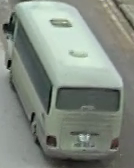
#> input picture trainingset/bus/20170323.0720-0735_300.png_0.png, 134 x 168 px; its folder holds only this picture in this run
$ jupyter execute --allow-errors Ex2.ipynb
#> lines starting #> are read from the running program, lines starting #| are printed output that depends on the picture
[cell 1]
import warnings
warnings.filterwarnings("ignore")

import os
import numpy as np
import cv2
from cv2 import xfeatures2d
import matplotlib.pyplot as plt
import pickle
import sklearn

from sklearn.cluster import KMeans
from scipy.spatial.distance import cdist

[cell 2]
def load_image(image_path):
    return cv2.imread(image_path)

[cell 3]
def statistic():
    label = []
    num_images = []
    for lab in os.listdir('trainingset'):
        label.append(lab)
        num_images.append(len(os.listdir(os.path.join('trainingset', lab))))

    return label, num_images

[cell 4]
label, num_images = statistic()

y_pos = np.arange(len(label))

plt.barh(y_pos, num_images, align='center', alpha=0.5)
plt.yticks(y_pos, label)
plt.show()
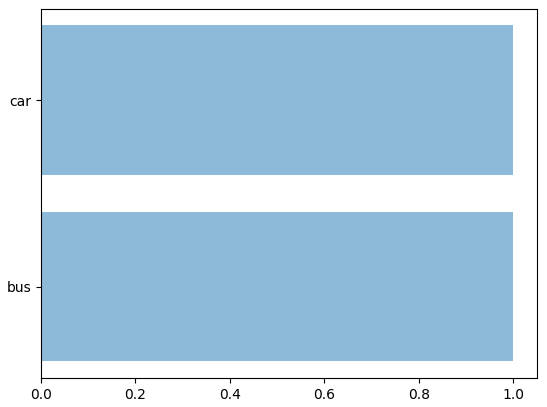
#> figure drawn by matplotlib, 1 panel

print('Total images: %d' %(sum(num_images)))

[cell 5]
def read_data(label2id):
    X = []
    Y = []

    for label in os.listdir('trainingset'):
        for img_file in os.listdir(os.path.join('trainingset', label)):

            img = load_image(os.path.join('trainingset', label, img_file))
#> in load_image, returned value is the input picture: shape (168, 134, 3); mean B, G, R 128.8, 138.4, 130
            X.append(img)
            Y.append(label2id[label])
    return X, Y

[cell 6]
# Label to id, used to convert string label to integer
label2id = {'pedestrian':0, 'moto':1, 'truck':2, 'car':3, 'bus':4}
X, Y = read_data(label2id)
#> X = 2 items; Y = [4, 3]
print(len(X))
#| 2
print(len(Y))
#| 2
print(X[0].shape)
#| (168, 134, 3)
print(Y[0])
#| 4

[cell 7]
def extract_sift_features(X):
    image_descriptors = []
    sift = cv2.xfeatures2d.SIFT_create()

    for i in range(len(X)):
        kp, des = sift.detectAndCompute(X[i], None)

        image_descriptors.append(des)
#> this loop made 2 passes
#> after the loop, image_descriptors = 2 items


    return image_descriptors

[cell 8]
image_descriptors = extract_sift_features(X)
#> image_descriptors = 2 items
print(len(image_descriptors))
#| 2
print(type(image_descriptors[0][0]))
#| <class 'numpy.ndarray'>
#> (the rest of this cell did not finish here and is left out)

[cell 9]
all_descriptors = []
for descriptors in image_descriptors:
    if descriptors is not None:
        for des in descriptors:
            all_descriptors.append(des)
#> after the loop, all_descriptors = 130 items
print('Total number of descriptors: %d' %(len(all_descriptors)))
#| Total number of descriptors: 130

[cell 10]
def kmeans_bow(all_descriptors, num_clusters):
    bow_dict = []
    kmeans = KMeans(n_clusters=num_clusters).fit(all_descriptors)
    bow_dict = kmeans.cluster_centers_

    return bow_dict

[cell 11]
num_clusters = 5
if not os.path.isfile('bow_dictionary150.pkl'):
    BoW = kmeans_bow(all_descriptors, num_clusters)
    pickle.dump(BoW, open('bow_dictionary150.pkl', 'wb'))
else:
    BoW = pickle.load(open('bow_dictionary150.pkl', 'rb'))
#> (reads bow_dictionary150.pkl from the repository)
#| (109, 128)

print(len(BoW))
print(type(BoW[0]))

[cell 12]
from scipy.spatial.distance import cdist

[cell 13]
def create_features_bow(image_descriptors, BoW, num_clusters):
#> called with BoW = array of shape (5, 128), num_clusters = 5
    X_features = []

    for i in range(len(image_descriptors)):
        features = np.array([0] * num_clusters)

        if image_descriptors[i] is not None:
            distance = cdist(image_descriptors[i], BoW)

            argmin = np.argmin(distance, axis=1)

            for j in argmin:
                features[j] += 1


        X_features.append(features)
#> this loop made 2 passes
#> after the loop, X_features = [[36, 17, 23, 13, 20], [6, 2, 5, 6, 2]]


    return X_features

[cell 14]
print(image_descriptors[0].shape)
print(BoW[0].shape)
X_features = create_features_bow(image_descriptors, BoW, num_clusters)
#> X_features = [[36, 17, 23, 13, 20], [6, 2, 5, 6, 2]]
print(len(X_features))
#| 2
print(X_features[0])
#| [36 17 23 13 20]
print(sum(X_features[0]))
#| 109
print(image_descriptors[0].shape[0])
#| 109

[cell 15]
print(len(X_features))
#| 2
print(len(Y))
#| 2

[cell 16]
from sklearn.model_selection import train_test_split

X_train = []
X_test = []
Y_train = []
Y_test = []
X_train, X_test, Y_train, Y_test = train_test_split(X_features, Y, test_size=0.2, random_state=42)
#> X_train = [[36, 17, 23, 13, 20]]; X_test = [[6, 2, 5, 6, 2]]; Y_train = [4]; Y_test = [3]

print(len(X_train))
#| 1
print(len(X_test))
#| 1

[cell 17]
svm = sklearn.svm.SVC(C = 30)
#> (the rest of this cell did not finish here and is left out)

[cell 18]
img = load_image('image_test/bus.png')
#> call 3 of load_image, with image_path = 'image_test/bus.png'
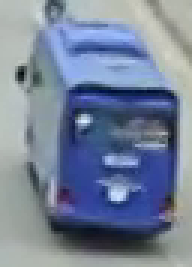
#> input picture image_test/bus.png, 64 x 89 px (shown 3 times larger)
#> in load_image, returned value is the input picture: shape (89, 64, 3); mean B, G, R 153.3, 130.6, 117.9
plt.imshow(cv2.cvtColor(img, cv2.COLOR_BGR2RGB))
plt.show()

my_X = [img]

[cell 19]
my_image_descriptors = extract_sift_features(my_X)
#> the loop in extract_sift_features (call 2), `for i in range(len(X)):` made 1 pass
#> my_image_descriptors = 1 item
my_X_features = create_features_bow(my_image_descriptors, BoW, num_clusters)
#> the loop in create_features_bow (call 2), `for i in range(len(image_descriptors)):` made 1 pass
#> my_X_features = [[22, 6, 9, 10, 9]]

print(len(my_image_descriptors))
#| 1
print(my_X_features[0].shape)
#| (5,)
